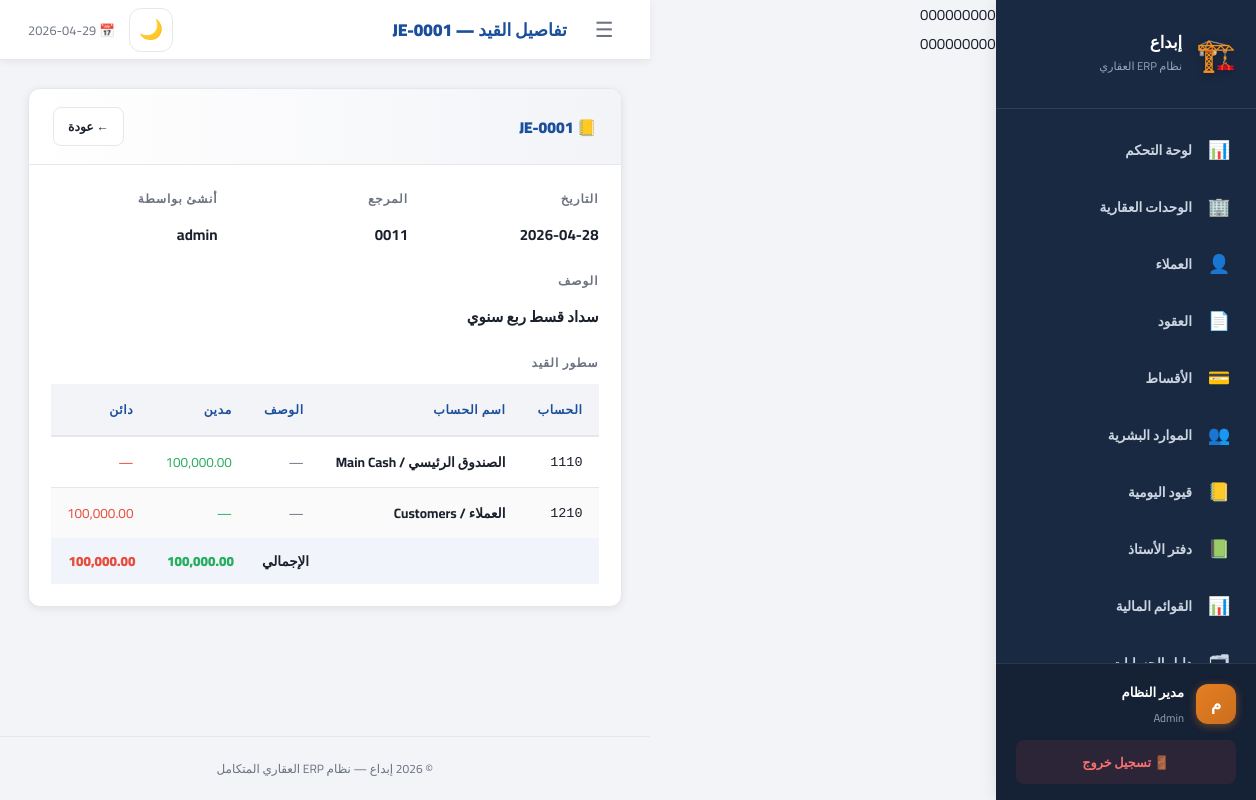
Screenshot of /journal/entry/1 (signed in) with the database file from the repository.
### tables this page shows
CREATE TABLE journal_entries (
    id INTEGER PRIMARY KEY AUTOINCREMENT,
    entry_number TEXT UNIQUE NOT NULL,
    entry_date TEXT NOT NULL, description TEXT NOT NULL,
    reference TEXT DEFAULT '', project_id INTEGER,
    created_by TEXT DEFAULT '', created_at TEXT DEFAULT CURRENT_TIMESTAMP,
    FOREIGN KEY(project_id) REFERENCES projects(id)
);

CREATE TABLE journal_lines (
    id INTEGER PRIMARY KEY AUTOINCREMENT,
    entry_id INTEGER NOT NULL,
    account_id INTEGER NOT NULL,
    description TEXT DEFAULT '',
    debit REAL DEFAULT 0, credit REAL DEFAULT 0,
    FOREIGN KEY(entry_id) REFERENCES journal_entries(id) ON DELETE CASCADE,
    FOREIGN KEY(account_id) REFERENCES accounts(id)
);

CREATE TABLE accounts (
    id INTEGER PRIMARY KEY AUTOINCREMENT,
    code TEXT UNIQUE NOT NULL, name TEXT NOT NULL,
    account_type TEXT NOT NULL, parent_code TEXT,
    is_posting INTEGER DEFAULT 1, normal_balance TEXT DEFAULT 'debit'
);

### app.py (the view)
@app.route("/journal/entry/<int:eid>")
@login_required
def journal_entry_detail(eid):
    with get_db() as c:
        entry = c.execute("SELECT * FROM journal_entries WHERE id=?", (eid,)).fetchone()
        lines = c.execute("""
            SELECT jl.*,a.code,a.name acc_name
            FROM journal_lines jl JOIN accounts a ON a.id=jl.account_id
            WHERE jl.entry_id=? ORDER BY jl.id
        """, (eid,)).fetchall()
    if not entry: flash("القيد غير موجود.","error"); return redirect(url_for("journal"))
    return render_template("journal_detail.html", entry=entry, lines=lines)

### app.py (called while the page is built)
def get_db():
    conn = sqlite3.connect(DB_PATH)
    conn.row_factory = sqlite3.Row
    conn.execute("PRAGMA foreign_keys = ON")
    return conn

def login_required(f):
    @wraps(f)
    def decorated(*args, **kwargs):
        if "user" not in session:
            return redirect(url_for("login"))
        return f(*args, **kwargs)
    return decorated

@app.context_processor
def inject_globals():
    cfg_path = BASE_DIR / "config.json"
    cfg = json.loads(cfg_path.read_text()) if cfg_path.exists() else {"company_name":"إبداع","currency":"ج.م"}
    allowed = ROLE_PAGES.get(session.get("role",""), set())
    return {
        "company_name": cfg.get("company_name","إبداع"),
        "currency":     cfg.get("currency","ج.م"),
        "current_user": session.get("user",""),
        "current_role": session.get("role",""),
        "full_name":    session.get("full_name",""),
        "allowed_pages": allowed,
        "today": date.today().isoformat(),
    }

@app.before_request
def before_request():
    if 'user' in session:
        session.permanent = True

### templates/journal_detail.html (shortened to what this page needs)
{% extends "base.html" %}
{% block page_title %}تفاصيل القيد — {{ entry.entry_number }}{% endblock %}
{% block content %}
<div class="card">
  <div class="card-header">
    <span class="card-title">📒 {{ entry.entry_number }}</span>
    <a href="{{ url_for('journal') }}" class="btn btn-ghost btn-sm">← عودة</a>
  </div>
  <div class="card-body">
    <div class="grid-3" style="margin-bottom:20px">
      <div><span class="section-label">التاريخ</span><strong>{{ entry.entry_date }}</strong></div>
      <div><span class="section-label">المرجع</span><strong>{{ entry.reference or '—' }}</strong></div>
      <div><span class="section-label">أنشئ بواسطة</span><strong>{{ entry.created_by or '—' }}</strong></div>
    </div>
    <div style="margin-bottom:20px"><span class="section-label">الوصف</span><strong>{{ entry.description }}</strong></div>
    <div class="section-label">سطور القيد</div>
    <div class="table-wrapper">
      <table>
        <thead><tr><th>الحساب</th><th>اسم الحساب</th><th>الوصف</th><th>مدين</th><th>دائن</th></tr></thead>
        <tbody>
          {% set ns = namespace(dr=0, cr=0) %}
          {% for l in lines %}
          {% set ns.dr = ns.dr + l.debit %}
          {% set ns.cr = ns.cr + l.credit %}
          <tr>
            <td><code>{{ l.code }}</code></td>
            <td><strong>{{ l.acc_name }}</strong></td>
            <td class="muted">{{ l.description or '—' }}</td>
            <td class="positive">{{ "{:,.2f}".format(l.debit) if l.debit else '—' }}</td>
            <td class="negative">{{ "{:,.2f}".format(l.credit) if l.credit else '—' }}</td>
          </tr>
          {% endfor %}
        </tbody>
        <tfoot>
          <tr style="background:#F1F5FB;font-weight:900">
            <td colspan="3" style="text-align:left;padding:10px 14px">الإجمالي</td>
            <td class="positive" style="padding:10px 14px">{{ "{:,.2f}".format(ns.dr) }}</td>
            <td class="negative" style="padding:10px 14px">{{ "{:,.2f}".format(ns.cr) }}</td>
          </tr>
        </tfoot>
      </table>
    </div>
  </div>
</div>
{% endblock %}

### templates/base.html (shortened to what this page needs)
{{ csrf_token() }}
<!DOCTYPE html>
<html lang="ar" dir="rtl" data-theme="light">
<head>
<link rel="stylesheet" href="{{ url_for('static', filename='css/style.css') }}">
</head>
<body>
{% if current_user %}
<aside class="sidebar" id="sidebar">
  <div class="sidebar-logo">
    <span class="logo-icon">🏗️</span>
    <div>
      <div class="logo-name">{{ company_name }}</div>
      <div class="logo-sub">نظام ERP العقاري</div>
    </div>
  </div>
  <nav class="sidebar-nav">
    {% for page_key, icon, label in nav_items %}
      {% if page_key in allowed_pages %}
      <a href="{{ url_for(page_key) }}"
         class="nav-item {% if request.endpoint == page_key %}active{% endif %}">
        <span class="nav-icon">{{ icon }}</span>
        <span class="nav-label">{{ label }}</span>
      </a>
      {% endif %}
    {% endfor %}
  </nav>
  <div class="sidebar-footer">
    <div class="user-chip">
      <span class="user-avatar">{{ full_name[0] if full_name else 'م' }}</span>
      <div>
        <div class="user-name">{{ full_name }}</div>
        <div class="user-role">{{ current_role }}</div>
      </div>
    </div>
    <a href="{{ url_for('logout') }}" class="logout-btn">🚪 تسجيل خروج</a>
  </div>
</aside>
<div class="main-wrapper">
  <header class="topbar">
    <button class="sidebar-toggle" aria-label="تبديل القائمة">☰</button>
    <h1 class="page-title">{% block page_title %}{% endblock %}</h1>
    <div class="topbar-actions">
      <button class="theme-toggle" id="theme-toggle" aria-label="تبديل المظهر">🌙</button>
      <span class="topbar-date">📅 {{ today }}</span>
    </div>
  </header>
  <main class="page-content">
    {% block content %}{% endblock %}
  </main>
  <footer style="text-align:center; padding:20px; color:var(--text-muted); font-size:.8rem; border-top:1px solid var(--border);">
    <p>© 2026 {{ company_name }} — نظام ERP العقاري المتكامل</p>
  </footer>
</div>
{% else %}
  {% block auth_content %}{% endblock %}
{% endif %}
</body>
</html>

### rows the page displays
journal_entries: created_by "Admin", entry_number "JE-0001", entry_date "2026-04-28", reference "0011", created_by "admin", description "سداد قسط ربع سنوي"
journal_lines: code "1110", acc_name "الصندوق الرئيسي / Main Cash", description "—", debit "100,000.00", credit "—"
journal_lines: code "1210", acc_name "العملاء / Customers", description "—", debit "—", credit "100,000.00"

### other values shown
{{ company_name }} "إبداع"
{{ icon }} "📊" "🏢" "👤" "📄" "💳" "👥" "📒" "📗" "📊"
{{ label }} "لوحة التحكم" "الوحدات العقارية" "العملاء" "العقود" "الأقساط" "الموارد البشرية" "قيود اليومية" "دفتر الأستاذ" "القوائم المالية"
{{ full_name[0] if full_name else 'م' }} "م"
{{ full_name }} "مدير النظام"
{{ "{:,.2f}".format(ns.dr) }} "100,000.00"
{{ "{:,.2f}".format(ns.cr) }} "100,000.00"
